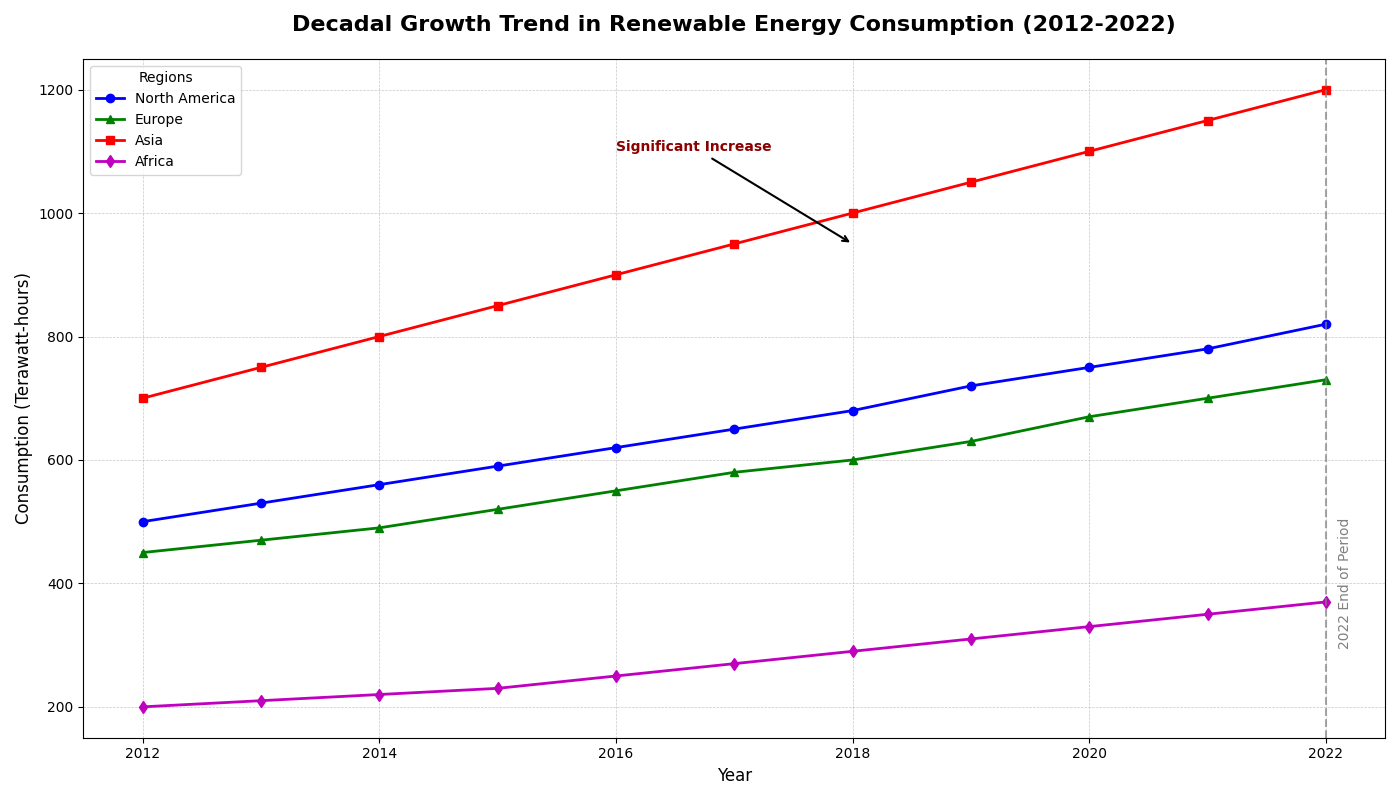

Python code for this plot:
import matplotlib.pyplot as plt
import numpy as np

# Backstory:
# The Plot visualizes the growth trends of renewable energy consumption in four different regions (North America, Europe, Asia, Africa) over a decade (2012 - 2022).

# Define the regions and years
regions = ["North America", "Europe", "Asia", "Africa"]
years = np.arange(2012, 2023)

# Artificial data for renewable energy consumption (in terawatt-hours)
na_consumption = [500, 530, 560, 590, 620, 650, 680, 720, 750, 780, 820]
eu_consumption = [450, 470, 490, 520, 550, 580, 600, 630, 670, 700, 730]
asia_consumption = [700, 750, 800, 850, 900, 950, 1000, 1050, 1100, 1150, 1200]
africa_consumption = [200, 210, 220, 230, 250, 270, 290, 310, 330, 350, 370]

# Create the line chart
fig, ax = plt.subplots(figsize=(14, 8))

# Plotting consumption data for each region
ax.plot(years, na_consumption, label='North America', marker='o', linestyle='-', color='b', linewidth=2)
ax.plot(years, eu_consumption, label='Europe', marker='^', linestyle='-', color='g', linewidth=2)
ax.plot(years, asia_consumption, label='Asia', marker='s', linestyle='-', color='r', linewidth=2)
ax.plot(years, africa_consumption, label='Africa', marker='d', linestyle='-', color='m', linewidth=2)

# Setting title and labels
ax.set_title("Decadal Growth Trend in Renewable Energy Consumption (2012-2022)", fontsize=16, fontweight='bold', pad=20)
ax.set_xlabel("Year", fontsize=12)
ax.set_ylabel("Consumption (Terawatt-hours)", fontsize=12)

# Adding a legend to distinguish each region
ax.legend(loc='upper left', fontsize=10, title="Regions", frameon=True)

# Adding grid lines for better readability
ax.grid(True, which='major', linestyle='--', linewidth=0.5, alpha=0.7)

# Highlighting a significant increase in consumption around 2018 for Asia
ax.annotate('Significant Increase',
            xy=(2018, 950), 
            xytext=(2016, 1100),
            arrowprops=dict(facecolor='black', arrowstyle='->', lw=1.5),
            fontsize=10, fontweight='bold', color='darkred')

# Adding a vertical line to mark the year 2022 as the end of the observed period
ax.axvline(x=2022, color='gray', linestyle='--', linewidth=1.5, alpha=0.7)
ax.text(2022.1, 400, '2022 End of Period', rotation=90, verticalalignment='center', fontsize=10, color='gray')

# Adjust layout to fit elements and avoid overlap
plt.tight_layout()

# Display the plot
plt.show()
